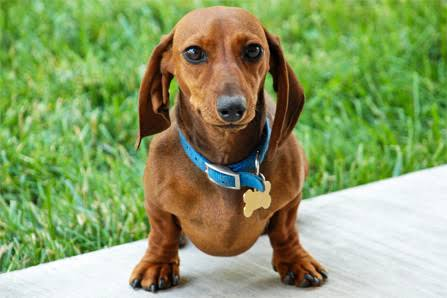
#> input picture images/dog.jpeg, 447 x 298 px
$ python -i effects.py   (imports and definitions only)
#> lines starting #> are read from the running program, lines starting #| are printed output that depends on the picture
"""
Effects Library
Every function takes (image_bgr, mask, **params) and returns an edited image.
`mask` is a uint8 0/255 array the same size as the image, or None for whole-image effects.

Design: edits are computed on the FULL image, then blended back in using the
(feathered) mask so edges look natural instead of hard-cut rectangles.
"""

import cv2
import numpy as np


# [6 lines left out: function _feather, not called in this run]


def _blend(original: np.ndarray, edited: np.ndarray, mask: np.ndarray) -> np.ndarray:
    """Composite `edited` over `original` using a feathered mask. mask=None -> full replace."""
    if mask is None:
        return edited
    alpha = _feather(mask)
    out = original.astype(np.float32) * (1 - alpha) + edited.astype(np.float32) * alpha
    return np.clip(out, 0, 255).astype(np.uint8)


# ---------- Basic adjustments ----------

# [58 lines left out: functions brightness, saturation, contrast, hue_shift, blur_region, sharpen_region and 1 more, not called in this run]


# ---------- Whole-image stylistic effects ----------

def motion_blur(image, mask=None, angle=0, kernel_size=25):
    """
    Directional blur to simulate motion/speed ("running effect").
    angle: 0 = horizontal streaks, 90 = vertical.
    Typically applied to the whole image or background (pass a mask to
    restrict it, e.g. blur everything EXCEPT a runner by inverting the mask).
    """
    k = np.zeros((kernel_size, kernel_size))
    k[kernel_size // 2, :] = np.ones(kernel_size)
    rot_mat = cv2.getRotationMatrix2D((kernel_size / 2, kernel_size / 2), angle, 1)
    k = cv2.warpAffine(k, rot_mat, (kernel_size, kernel_size))
    k = k / k.sum()

    edited = cv2.filter2D(image, -1, k)
    return _blend(image, edited, mask)


# [18 lines left out: functions vignette, warmth, not called in this run]


# Registry: action name (from the command parser) -> function
ACTIONS = {
    "brightness": brightness,
    "saturation": saturation,
    "contrast": contrast,
    "hue_shift": hue_shift,
    "blur": blur_region,
    "sharpen": sharpen_region,
    "focus": focus_effect,
    "motion_blur": motion_blur,
    "running_effect": motion_blur,  # alias
    "vignette": vignette,
    "warmth": warmth,
}

>>> import cv2
>>> picture = cv2.imread('images/dog.jpeg')
#> picture is the input picture: shape (298, 447, 3); mean B, G, R 102.3, 157.3, 138
>>> result = motion_blur(picture)
#> in motion_blur, `edited = cv2.filter2D(image, -1, k)`:
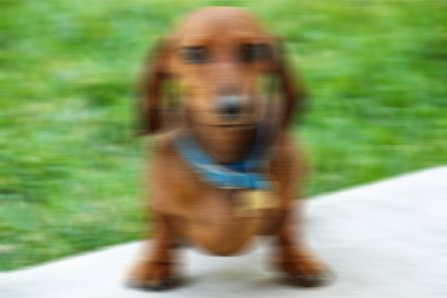
#> edited: shape (298, 447, 3); mean B, G, R 102.3, 157.2, 138

$ run again, on images/lion.jpeg
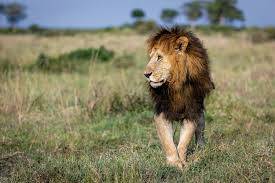
#> input picture images/lion.jpeg, 275 x 183 px
#> picture is the input picture: shape (183, 275, 3); mean B, G, R 101.5, 126.7, 129.7
#> in motion_blur, `edited = cv2.filter2D(image, -1, k)`:
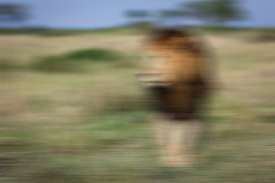
#> edited: shape (183, 275, 3); mean B, G, R 101.5, 126.7, 129.8
